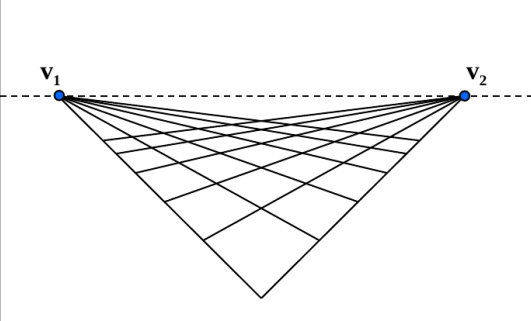
#> input picture horizon/img/lines.png, 531 x 321 px, given in place of texture.png, which was not available
$ jupyter execute --allow-errors texture_on_cube.ipynb   (text cells are left out)
#> lines starting #> are read from the running program, lines starting #| are printed output that depends on the picture; pictures that were not available may be replaced by others from this repository, and a replacement may not be noted
[cell 1]
import numpy as np
import matplotlib.pyplot as plt
import cv2
from skimage.draw import polygon

[cell 2]
def resize_image(image_path, target_size=(512, 512)):
#> called with image_path = 'texture.png', target_size = (512, 512)
    image = cv2.imread(image_path)
#> image is the input picture: shape (321, 531, 3); mean B, G, R 244.4, 244.3, 244.3
    image = cv2.cvtColor(image, cv2.COLOR_BGR2RGB)
    resized_image = cv2.resize(image, target_size)
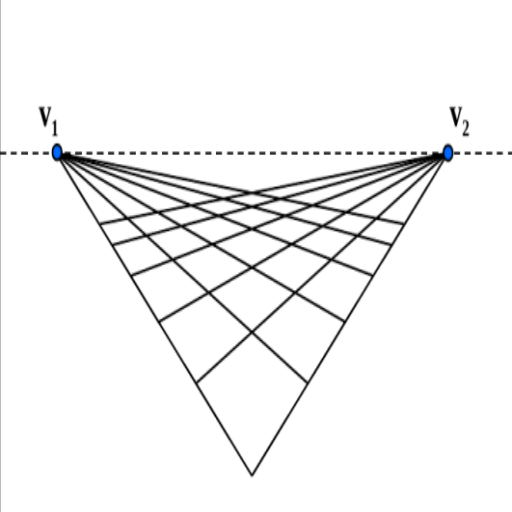
#> resized_image: shape (512, 512, 3); mean R, G, B 244.3, 244.3, 244.4
    return resized_image

[cell 3]
def draw_texture(cube_image, texture_image, sides_vertices):
    cube_with_texture = cube_image.copy()
    for side in sides_vertices:
        src_points = np.float32(side)
        dst_points = np.array([[min(side[:, 0]), min(side[:, 1])],
                               [max(side[:, 0]), min(side[:, 1])],
                               [max(side[:, 0]), max(side[:, 1])],
                               [min(side[:, 0]), max(side[:, 1])]], dtype=np.float32)
        transform_matrix = cv2.getPerspectiveTransform(dst_points, src_points)

        warped_texture = cv2.warpPerspective(texture_image, transform_matrix, (512, 512))

        mask = np.zeros((512, 512), dtype=bool)
        rr, cc = polygon(side[:, 1], side[:, 0])
        mask[rr, cc] = True

        for c in range(3):
            cube_with_texture[:, :, c][mask] = warped_texture[:, :, c][mask]

    return cube_with_texture

[cell 4]
texture = resize_image('texture.png')
cube = resize_image('cube.jpg')
#> call 2 of resize_image, with image_path = 'cube.jpg', target_size = (512, 512)
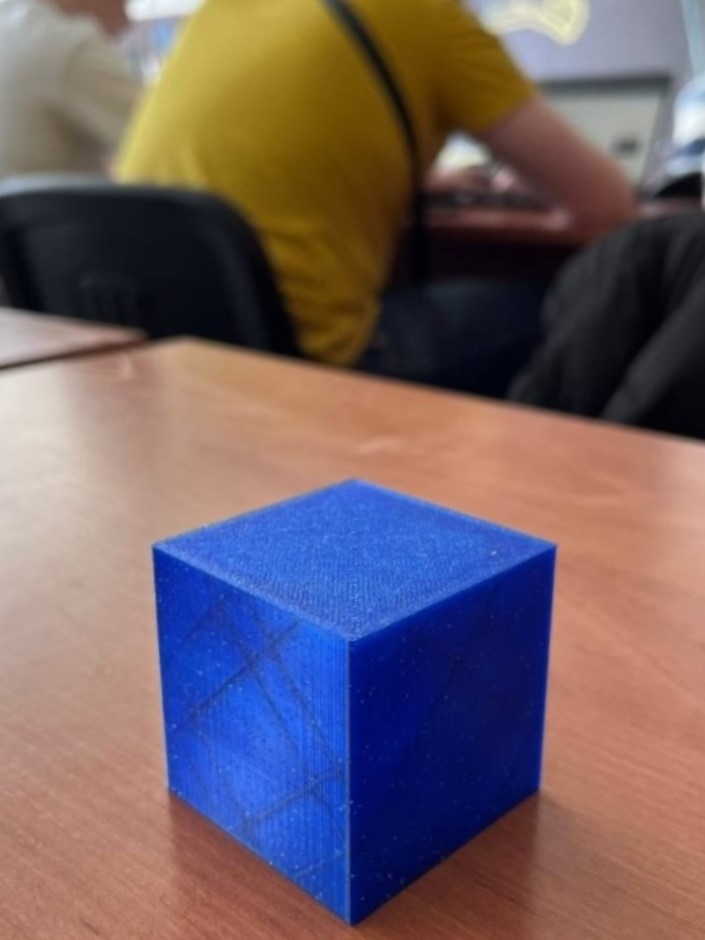
#> input picture horizon/img/cube.jpg, 705 x 940 px, found by its file name
#> in resize_image, image is the input picture: shape (940, 705, 3); mean B, G, R 101.7, 96.2, 112.8
#> in resize_image (call 2), `resized_image = cv2.resize(image, target_size)`:
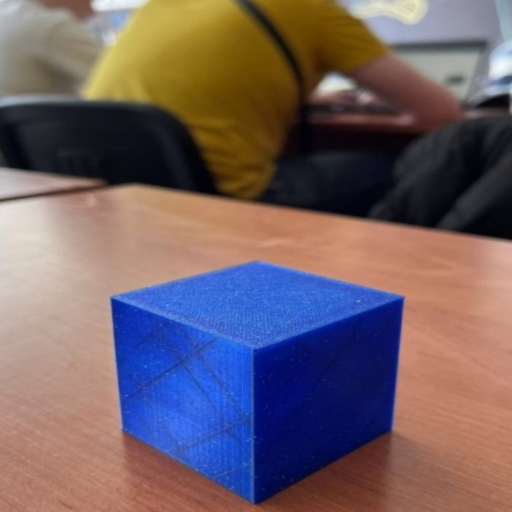
#> resized_image: shape (512, 512, 3); mean R, G, B 112.7, 96.1, 101.6
